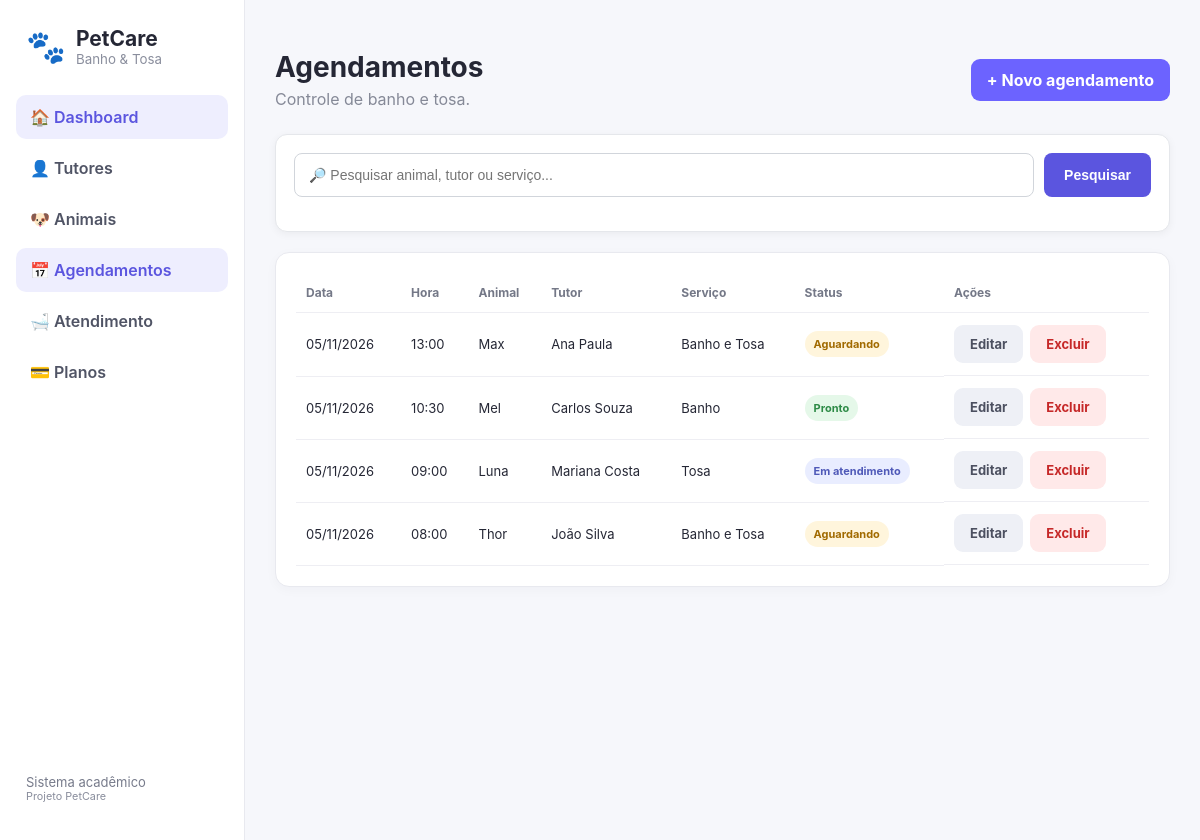
Screenshot of /agendamentos/index.php with the database file from the repository.
### tables this page shows
CREATE TABLE agendamentos (
 id INT AUTO_INCREMENT PRIMARY KEY,
 animal_id INT NOT NULL,
 servico ENUM('Banho','Tosa','Banho e Tosa') NOT NULL,
 data_agendamento DATE NOT NULL,
 hora TIME NOT NULL,
 status ENUM('Aguardando','Em atendimento','Pronto','Concluído','Cancelado') DEFAULT 'Aguardando',
 observacoes TEXT,
 created_at TIMESTAMP DEFAULT CURRENT_TIMESTAMP,
 FOREIGN KEY (animal_id) REFERENCES animais(id) ON DELETE CASCADE
);

CREATE TABLE animais (
 id INT AUTO_INCREMENT PRIMARY KEY,
 tutor_id INT NOT NULL,
 nome VARCHAR(80) NOT NULL,
 especie VARCHAR(30) DEFAULT 'Cão',
 raca VARCHAR(80),
 cor VARCHAR(50),
 porte ENUM('Pequeno','Médio','Grande') DEFAULT 'Médio',
 sexo ENUM('Macho','Fêmea') DEFAULT 'Macho',
 observacoes TEXT,
 created_at TIMESTAMP DEFAULT CURRENT_TIMESTAMP,
 FOREIGN KEY (tutor_id) REFERENCES tutores(id) ON DELETE CASCADE
);

CREATE TABLE tutores (
 id INT AUTO_INCREMENT PRIMARY KEY,
 nome VARCHAR(120) NOT NULL,
 cpf VARCHAR(14),
 telefone VARCHAR(20) NOT NULL,
 email VARCHAR(120),
 endereco VARCHAR(180),
 created_at TIMESTAMP DEFAULT CURRENT_TIMESTAMP
);

### agendamentos/index.php (the view, shortened to what this page needs)
<?php
require_once __DIR__.'/../config/db.php';
$pesquisa=trim($_GET['pesquisa'] ?? '');
if($pesquisa !== ''){
    $s=$pdo->prepare("
        SELECT
            a.*,
            an.nome AS animal,
            t.nome AS tutor
        FROM agendamentos a
        JOIN animais an ON an.id=a.animal_id
        JOIN tutores t ON t.id=an.tutor_id
        WHERE an.nome LIKE ?
        OR t.nome LIKE ?
        OR a.servico LIKE ?
        ORDER BY a.data_agendamento DESC,a.hora DESC
    ");
    $termo='%'.$pesquisa.'%';
    $s->execute([
        $termo,
        $termo,
        $termo
    ]);
    $rows=$s->fetchAll();
}else{
    $rows=$pdo->query("
        SELECT
            a.*,
            an.nome AS animal,
            t.nome AS tutor
        FROM agendamentos a
        JOIN animais an ON an.id=a.animal_id
        JOIN tutores t ON t.id=an.tutor_id
        ORDER BY a.data_agendamento DESC,a.hora DESC
    ")->fetchAll();
}
require __DIR__.'/../includes/header.php';
?>
<header class="topbar">
    <div>
        <h1>Agendamentos</h1>
        <p>Controle de banho e tosa.</p>
    </div>
    <a
        class="btn primary"
        href="novo.php"
    >
        + Novo agendamento
    </a>
</header>
<div
    style="
        width:100%;
        box-sizing:border-box;
        background:#ffffff;
        border:1px solid #e5e7eb;
        border-radius:12px;
        padding:18px;
        margin-bottom:20px;
        box-shadow:0 2px 8px rgba(0,0,0,0.05);
    "
>
    <form
        method="GET"
        action="index.php"
        style="
            width:100%;
            display:flex;
            gap:10px;
            align-items:center;
            box-sizing:border-box;
        "
    >
        <input
            type="text"
            name="pesquisa"
            value="<?=htmlspecialchars($pesquisa)?>"
            placeholder="🔎 Pesquisar animal, tutor ou serviço..."
            autocomplete="off"
            style="
                flex:1;
                min-width:0;
                height:44px;
                padding:0 14px;
                border:1px solid #d1d5db;
                border-radius:8px;
                font-size:14px;
                outline:none;
                box-sizing:border-box;
            "
        >
        <button
            type="submit"
            style="
                height:44px;
                padding:0 20px;
                border:0;
                border-radius:8px;
                background:#5b55df;
                color:#ffffff;
                font-size:14px;
                font-weight:600;
                cursor:pointer;
            "
        >
            Pesquisar
        </button>
    </form>
</div>
<div class="card table-wrap">
    <table class="table">
        <thead>
            <tr>
                <th>Data</th>
                <th>Hora</th>
                <th>Animal</th>
                <th>Tutor</th>
                <th>Serviço</th>
                <th>Status</th>
                <th>Ações</th>
            </tr>
        </thead>
        <tbody>
            <?php foreach($rows as $r): ?>
                <tr>
                    <td>
                        <?=date('d/m/Y',strtotime($r['data_agendamento']))?>
                    </td>
                    <td>
                        <?=substr($r['hora'],0,5)?>
                    </td>
                    <td>
                        <?=htmlspecialchars($r['animal'])?>
                    </td>
                    <td>
                        <?=htmlspecialchars($r['tutor'])?>
                    </td>
                    <td>
                        <?=htmlspecialchars($r['servico'])?>
                    </td>
                    <td>
                        <span
                            class="status <?=$r['status']==='Pronto'?'ready':($r['status']==='Em atendimento'?'progress':'waiting')?>"
                        >
                            <?=htmlspecialchars($r['status'])?>
                        </span>
                    </td>
                    <td class="actions-inline">
                        <a
                            class="btn secondary"
                            href="editar.php?id=<?=$r['id']?>"
                        >
                            Editar
                        </a>
                        <a
                            data-confirm="Excluir este agendamento?"
                            class="btn danger"
                            href="excluir.php?id=<?=$r['id']?>"
                        >
                            Excluir
                        </a>
                    </td>
                </tr>
            <?php endforeach; ?>
        </tbody>
    </table>
</div>
<?php
require __DIR__.'/../includes/footer.php';
?>

### css/style.css (style rules this page uses)
* { box-sizing:border-box }
body { margin:0; font-family:Inter,Segoe UI,Arial,sans-serif; background:#f6f7fb; color:#252735 }
.topbar,.section-title { display:flex; align-items:center; justify-content:space-between; gap:20px }
.topbar { margin-bottom:25px }
.topbar h1 { margin:0 0 5px; font-size:28px }
.topbar p,.section-title p { margin:0; color:#858997 }
.btn { display:inline-block; border:0; border-radius:9px; padding:11px 16px; text-decoration:none; font-weight:700; cursor:pointer }
.btn.primary { background:#6c63ff; color:#fff }
.btn.danger { background:#ffe9e9; color:#c62828 }
.btn.secondary { background:#eef0f6; color:#4c5060 }
.card { background:#fff; border:1px solid #e8e9ef; border-radius:14px; padding:20px; box-shadow:0 3px 12px #24243a08 }
.badge,.status { padding:6px 9px; border-radius:999px; font-size:11px; font-weight:700 }
.status.waiting { background:#fff5dc; color:#a16a00 }
.status.progress { background:#e9edff; color:#4f59b8 }
.status.ready { background:#e5f8e9; color:#2e8b47 }
.table-wrap { overflow:auto }
.table { width:100%; border-collapse:collapse }
.table th,.table td { padding:12px 10px; border-bottom:1px solid #eeeef3; text-align:left; font-size:13px }
.table th { color:#747887; font-size:12px }
.actions-inline { display:flex; gap:7px; flex-wrap:wrap }

### rows the page displays
agendamentos: data_agendamento "05/11/2026", hora "13:00", animal.nome "Max", tutores.nome "Ana Paula", servico "Banho e Tosa", status "Aguardando"
agendamentos: data_agendamento "05/11/2026", hora "10:30", animal.nome "Mel", tutores.nome "Carlos Souza", servico "Banho", status "Pronto"
agendamentos: data_agendamento "05/11/2026", hora "09:00", animal.nome "Luna", tutores.nome "Mariana Costa", servico "Tosa", status "Em atendimento"
agendamentos: data_agendamento "05/11/2026", hora "08:00", animal.nome "Thor", tutores.nome "João Silva", servico "Banho e Tosa", status "Aguardando"
